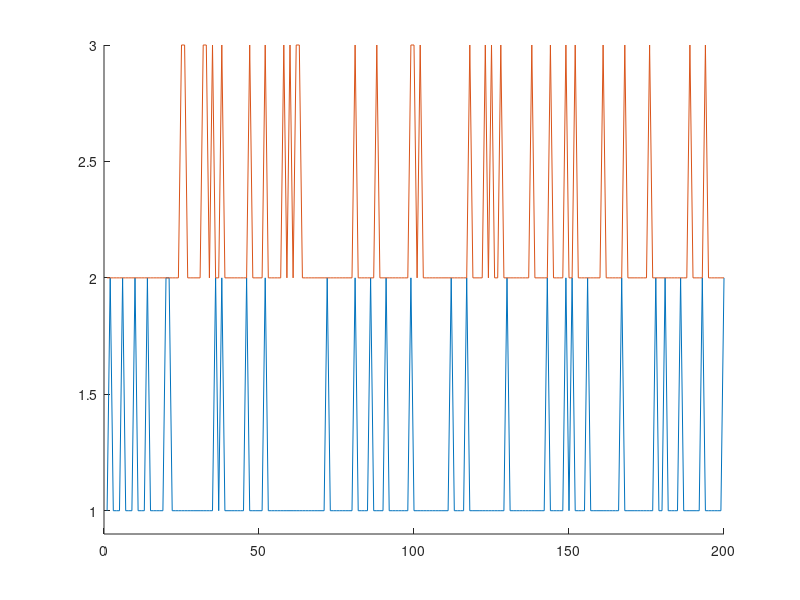
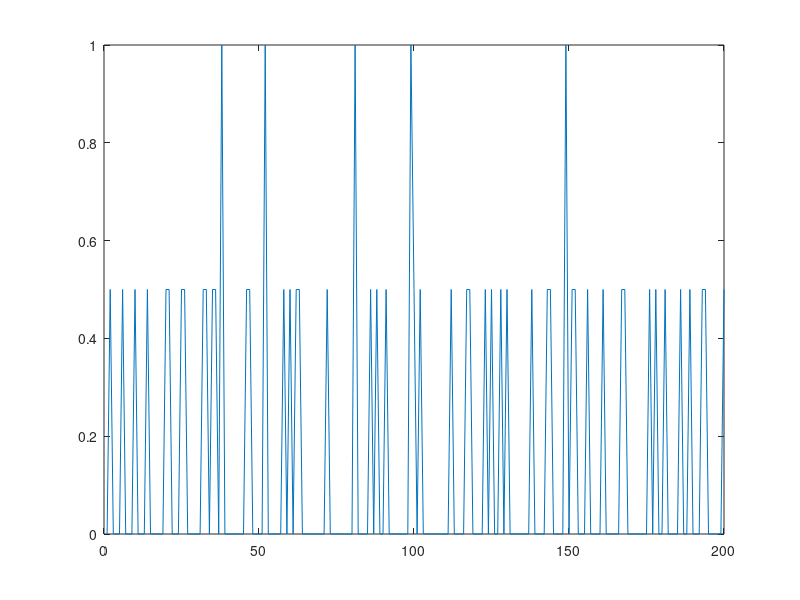
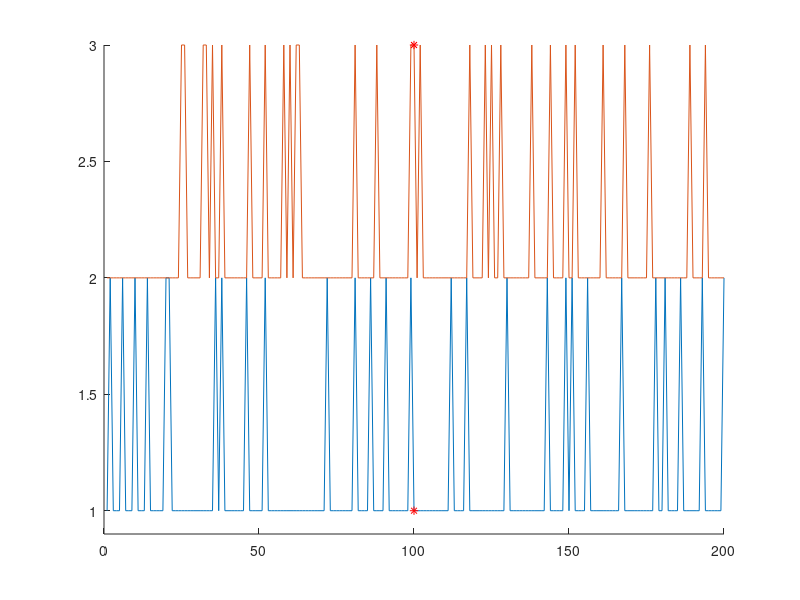
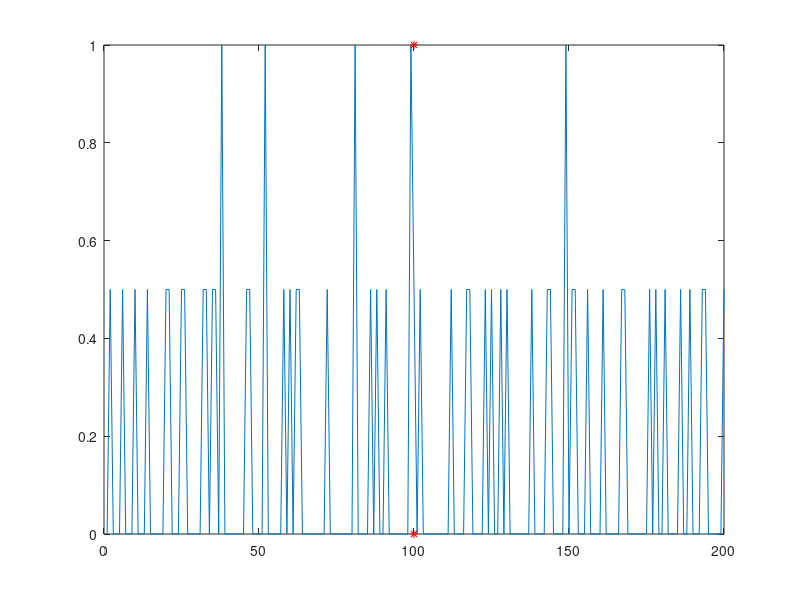

MATLAB code for these plots, in order:
clear all

%% Random spikes 

numits = 2; % How many neurons 

len = 200; % Duration of the epoch
numspikes = 30; % Number of spikes per epoch

z = zeros(1,len); % Empty time window, no spikes
t = 1:len; % Time steps

% Make each neuron
for j=numits:-1:1
    neuron(:,j) = z; 
    tt = randi(len,[1,numspikes]); % Random time indexes...
    neuron(tt,j) = 1; % Are set to one, which is the spike
end

% Calculate the downstream response to all neural inputs
    avgDownStream = sum(neuron');
    avgDownStream = avgDownStream / numits;

% Plot all or some of the raw spike trains
maxnumtrainstoshow = 50;
figure(27); clf; hold on;
    for j=1:min([maxnumtrainstoshow, numits])
        plot(t, neuron(:,j)+j);
    end
    ylim([0.9, min([maxnumtrainstoshow+1, numits+1])])

% Plot the downstream neural response
    figure(28); clf; 
        plot(t, avgDownStream); ylim([0 1]);

%% Signal detection with random spikes

detectionChance = 0.20; % Chance that a neuron will detect the event (range 0-1)


neuronDetector = neuron;

detections = find(rand(1,numits) <= detectionChance);
neuronDetector(round(len/2),detections) = 1;

% Calculate the downstream response to all neural inputs
    avgDownStreamDetector = sum(neuronDetector');
    avgDownStreamDetector = avgDownStreamDetector / numits;


figure(29); clf; hold on;
    for j=1:min([maxnumtrainstoshow, numits])
        plot(t, neuronDetector(:,j)+j);
    end
    ylim([0.9, min([maxnumtrainstoshow+1, numits+1])])
    plot(round(len/2), 1, 'r*'); plot(round(len/2), min([maxnumtrainstoshow+1, numits+1]), 'r*')

% Plot the downstream neural response
    figure(30); clf; 
        plot(t, avgDownStreamDetector); 
        hold on;
        plot(round(len/2), 1, 'r*'); plot(round(len/2), 0, 'r*')
        ylim([0 1]);
